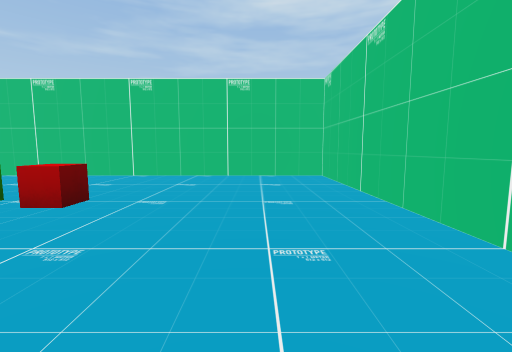
[1] (above)

21 first-person views from a walk through a scene from a Unity 3-D project. The camera is 1.4 m above the floor, tilts 6° down and sees 90° across. Doors are open. The floor is counted in squares, 2 m on a side. Each view is taken from the middle of a square. On the plan, view 1 faces up. The plan holds only what a view shows up to about 9 squares ahead; the rest is blank. Some surface patterns are stand-ins.

[2]
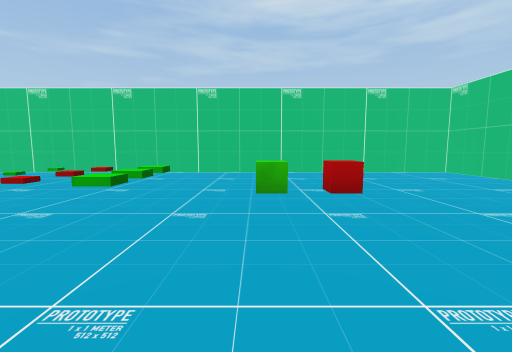

[3]
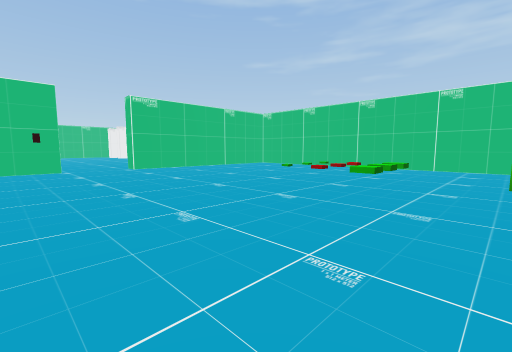

[4]
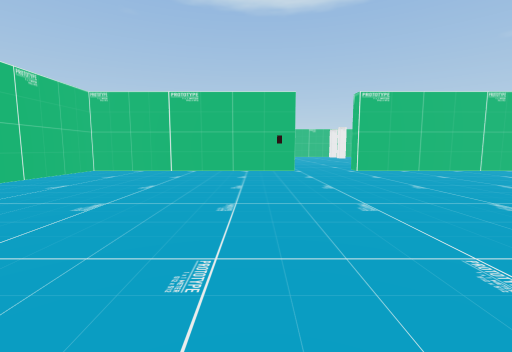

[5]
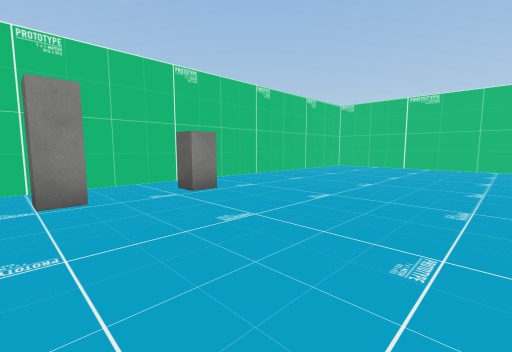

[6]
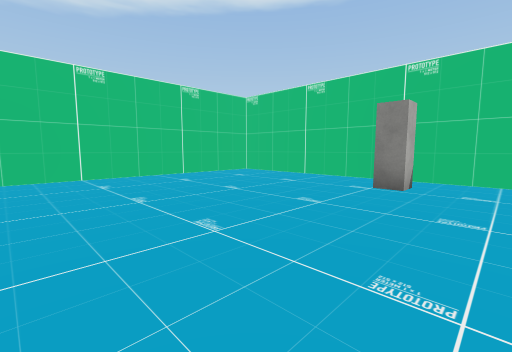

[7]
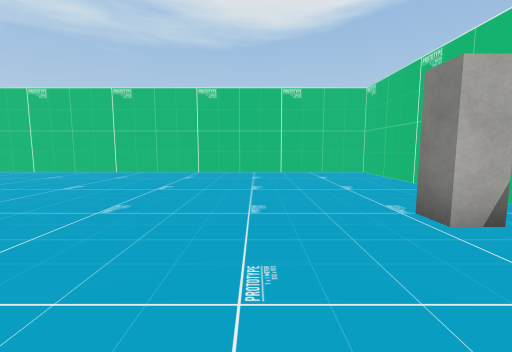

[8]
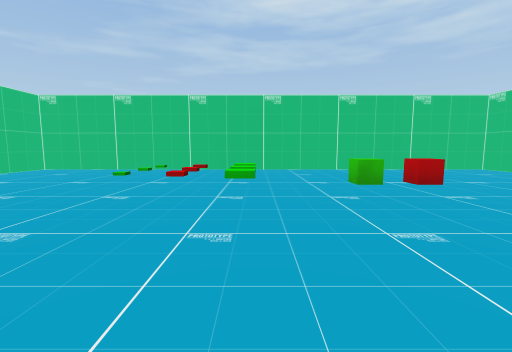

[9]
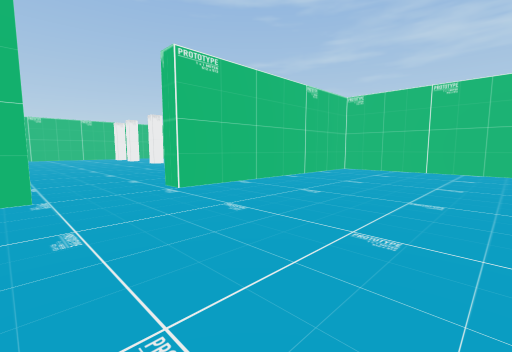

[10]
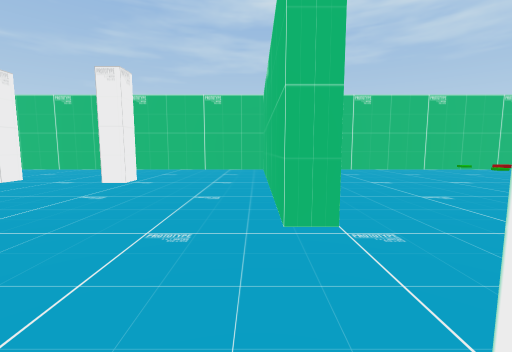

[11]
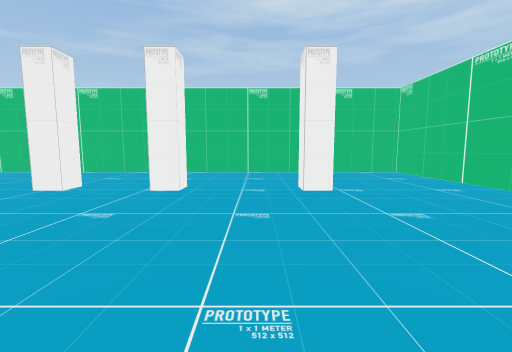

[12]
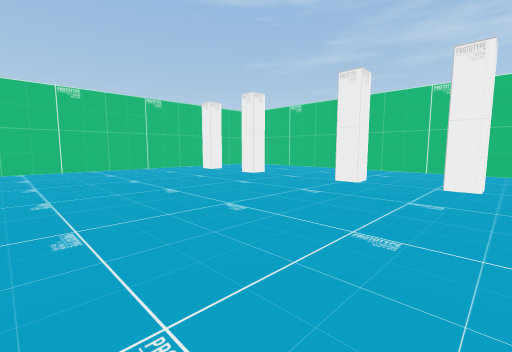

[13]
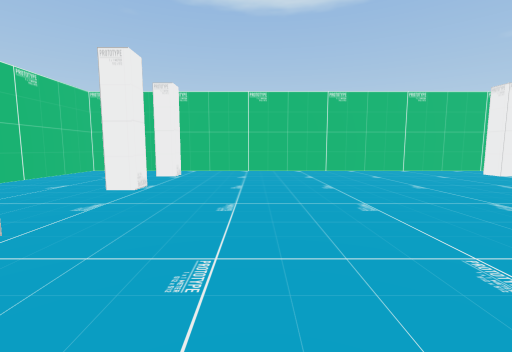

[14]
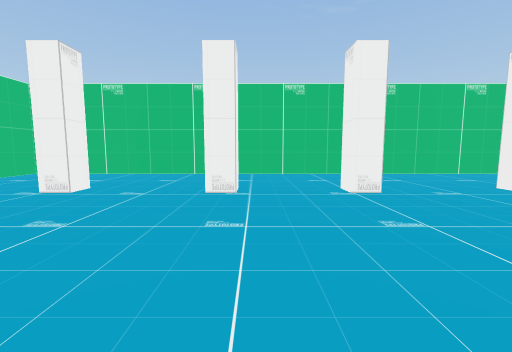

[15]
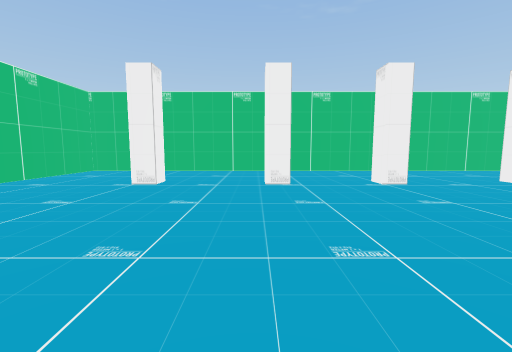

[16]
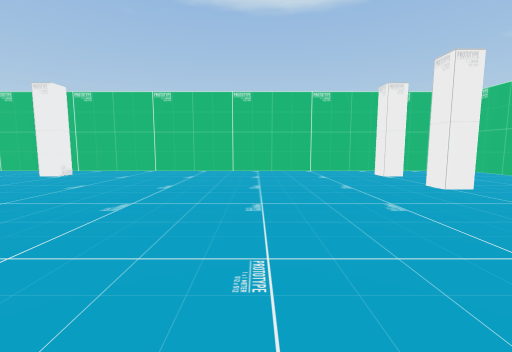

[17]
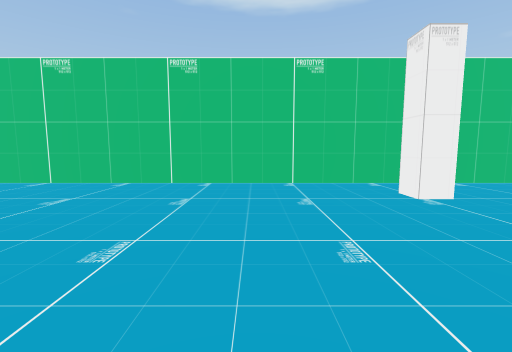

[18]
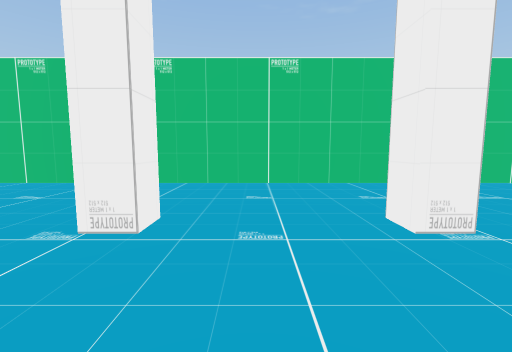

[19]
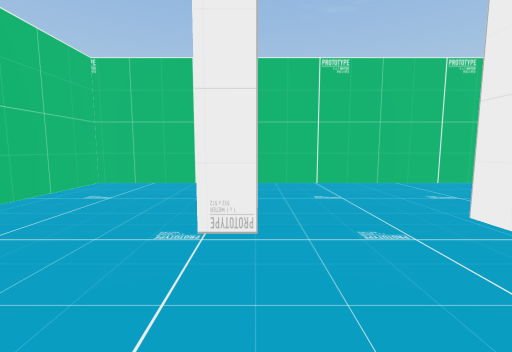

[20]
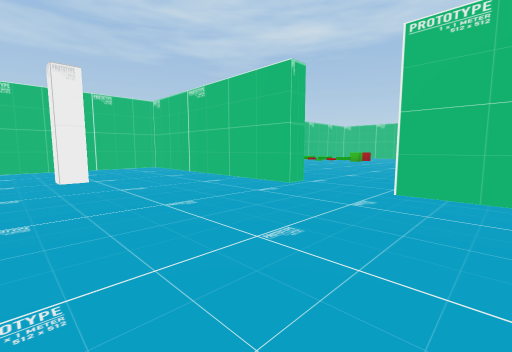

[21]
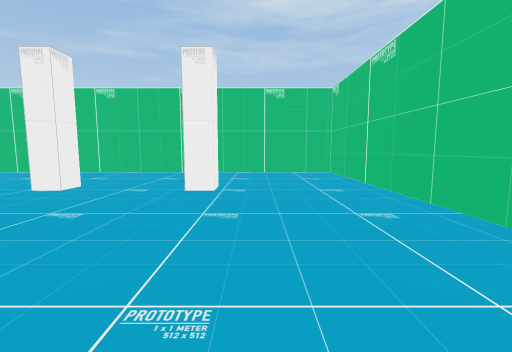

### Floor plan
Points are (right, up) in squares from view 1. A wall is a line through its corners. A room is listed if a view was taken in it or the views show most of it. See-through windows are left out.
Room 1 (views 1, 2, 3, 4, 5, 6, 7, 8, 9)
walls: (-13.2, -1.6) (-13.2, -8.2) (1.8, -8.2) (1.8, 6.8) (-13.2, 6.8) (-13.2, 0.3)
ways out: open door at (-13.5, -0.5) to room 2
objects: other object (-5, -7); other object (-4, 3); other object (-3, -7); other object (-3, 3)
Room 2 (views 10, 11, 12, 13, 14, 15, 16, 17, 18, 19, 20, 21)
walls: (-22, -5.6) (-22, -5.1) (-21.5, -5.1) (-21.5, -5.6); (-19.7, -5.6) (-19.7, -5.1) (-19.2, -5.1) (-19.2, -5.6); (-21.3, 3.9) (-21.3, 3.3) (-21.9, 3.3); (-19.2, 3.9) (-19.2, 3.3) (-19.9, 3.3); (-24.9, -5.1) (-24.3, -5.1) (-24.3, -5.6); (-24.3, 3.9) (-24.3, 3.3) (-25, 3.3); (-17, -5.6) (-17, -5.1) (-16.5, -5.1); (-16.7, 3.9) (-16.7, 3.3) (-17.2, 3.3) (-17.2, 3.9); (-27.1, -5.1) (-26.5, -5.1) (-26.5, -5.6); (-26.5, 3.9) (-26.5, 3.3) (-27.1, 3.3); (-13.7, 0.3) (-13.7, 6.8) (-27.9, 6.8); (-13.7, -3.1) (-13.7, -1.8); (-28.2, 6.2) (-28.2, -8.2) (-13.7, -8.2) (-13.7, -5.1)
ways out: open door at (-13.5, -0.5) to room 1

Positions as (right, up) in squares from view 1, and headings:
1: (0, 0), facing up
2: (-4, -1), facing up
3: (-4, -3), facing up-left
4: (-5, -3), facing left
5: (-3, -3), facing down-left
6: (-5, -2), facing down-right
7: (-6, -5), facing right
8: (-6, -2), facing up
9: (-9, -2), facing up-left
10: (-14, -2), facing up
11: (-18, -1), facing up
12: (-19, -2), facing up-left
13: (-20, -3), facing left
14: (-20, -1), facing down
15: (-19, 0), facing down
16: (-20, 0), facing left
17: (-23, 1), facing left
18: (-23, -3), facing down
19: (-17, -3), facing down
20: (-18, -3), facing up-right
21: (-16, -1), facing up
